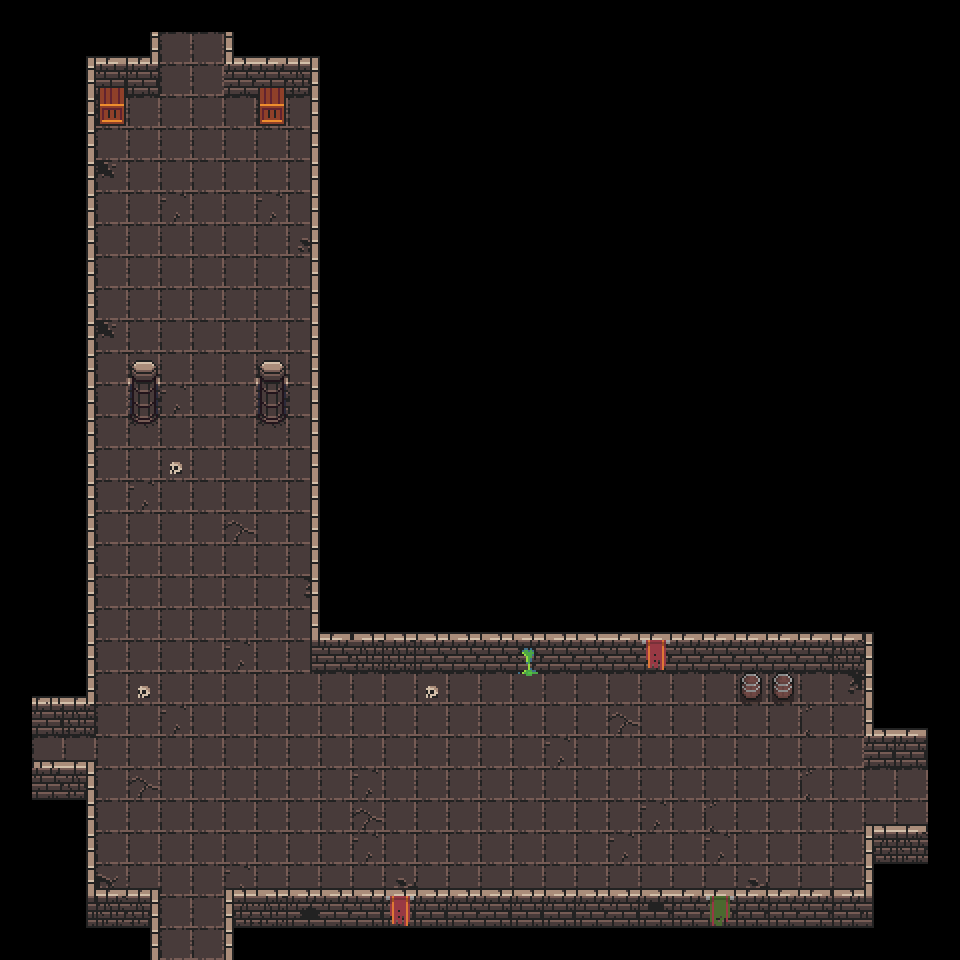

Tiled map render using the project's own tile images. Description and the map definition, with tile-layer contents summarised, below:
An orthogonal 30x30 tile map with 32x32 px tiles, 3 tile layers (Floor, Wall, environment), 2 tilesets and 34 objects (16x wall, 7x minion, 4x door, 4x point, 3x spike).

<map version="1.4" tiledversion="1.9.0" orientation="orthogonal" renderorder="right-down" width="30" height="30" tilewidth="32" tileheight="32" infinite="0" nextlayerid="6" nextobjectid="38">
 <tileset firstgid="1" name="0x72_DungeonTilesetII_32x32" tilewidth="32" tileheight="32" tilecount="1024" columns="32">
  <image source="0x72_DungeonTilesetII_32x32.png" width="1024" height="1024" />
 </tileset>
 <tileset firstgid="1025" name="Simple Dungeon Crawler 32x32 Pixel Art Asset Pack" tilewidth="32" tileheight="32" tilecount="72" columns="9">
  <image source="Simple Dungeon Crawler 32x32 Pixel Art Asset Pack.png" width="288" height="256" />
 </tileset>
 <layer id="1" name="Floor" width="30" height="30" locked="1">
  <data>[900 cells, 315 non-empty, 12 distinct tile ids]</data>
 </layer>
 <layer id="2" name="Wall" width="30" height="30" locked="1">
  <data>[900 cells, 151 non-empty, 23 distinct tile ids]</data>
 </layer>
 <layer id="3" name="environment" width="30" height="30" locked="1">
  <data>[900 cells, 22 non-empty, 11 distinct tile ids]</data>
 </layer>
 <objectgroup id="4" name="door&amp;spawn" locked="1">
  <object id="1" type="door" x="13.6125" y="717.217" width="49.0973" height="43.996">
   <properties>
    <property name="direction" value="west" />
   </properties>
  </object>
  <object id="2" type="door" x="157.955" y="15.6995" width="67.0485" height="43.996">
   <properties>
    <property name="direction" value="north" />
   </properties>
  </object>
  <object id="3" type="door" x="156.758" y="922.832" width="67.0485" height="35.0204">
   <properties>
    <property name="direction" value="south" />
   </properties>
  </object>
  <object id="5" type="door" x="891.56" y="750.8" width="35.9331" height="74.513">
   <properties>
    <property name="direction" value="east" />
   </properties>
  </object>
  <object id="6" name="Spawn" type="point" x="180.11" y="113.691">
   <properties>
    <property name="position" value="north" />
   </properties>
   <point />
  </object>
  <object id="7" name="Spawn" type="point" x="134.035" y="741.383">
   <properties>
    <property name="position" value="west" />
   </properties>
   <point />
  </object>
  <object id="8" name="Spawn" type="point" x="181.307" y="858.066">
   <properties>
    <property name="position" value="south" />
   </properties>
   <point />
  </object>
  <object id="9" name="Spawn" type="point" x="816.05" y="770.99">
   <properties>
    <property name="position" value="east" />
   </properties>
   <point />
  </object>
  <object id="10" name="Minion" type="minion" x="151.708" y="257.522">
   <point />
  </object>
  <object id="11" name="Minion" type="minion" x="218.001" y="396.481">
   <point />
  </object>
  <object id="12" name="Minion" type="minion" x="167.007" y="581.336">
   <point />
  </object>
  <object id="13" name="Minion" type="minion" x="331.464" y="720.296">
   <point />
  </object>
  <object id="14" name="Minion" type="minion" x="535.441" y="777.664">
   <point />
  </object>
  <object id="15" name="Minion" type="minion" x="423.253" y="841.407">
   <point />
  </object>
  <object id="16" name="Minion" type="minion" x="643.804" y="739.419">
   <point />
  </object>
  <object id="33" name="Spike" type="spike" x="158.34" y="190.625" width="32" height="32">
   <properties>
    <property name="name" value="HealthPotion" />
   </properties>
  </object>
  <object id="34" name="Spike" type="spike" x="221.834" y="287.481" width="32" height="32">
   <properties>
    <property name="name" value="HealthPotion" />
   </properties>
  </object>
  <object id="35" name="Spike" type="spike" x="160.492" y="607.104" width="32" height="32">
   <properties>
    <property name="name" value="HealthPotion" />
   </properties>
  </object>
 </objectgroup>
 <objectgroup id="5" name="walls" locked="1">
  <object id="17" type="wall" x="226.319" y="45.1367" width="92.8163" height="29.8792" />
  <object id="18" type="wall" x="311.507" y="75.3338" width="7.62876" height="563.891" />
  <object id="19" type="wall" x="314.05" y="630.006" width="558.169" height="23.5219" />
  <object id="20" type="wall" x="742.8" y="673.085" width="16.3244" height="24.9128" />
  <object id="22" type="wall" x="226.306" y="891.608" width="640.827" height="23.5219" />
  <object id="23" type="wall" x="867.451" y="827.718" width="57.8512" height="66.7518" />
  <object id="24" type="wall" x="32.8512" y="764.054" width="59.8739" height="125.576" />
  <object id="26" type="wall" x="82.9227" y="889.896" width="70.471" height="29.1422" />
  <object id="27" type="wall" x="32.5862" y="56.4299" width="59.8739" height="652.784" />
  <object id="28" type="wall" x="86.5861" y="44.4044" width="69.5026" height="29.8792" />
  <object id="29" type="wall" x="260.686" y="372.408" width="23.345" height="43.9108" />
  <object id="30" type="wall" x="132.844" y="373.242" width="23.345" height="43.9108" />
  <object id="31" type="wall" x="261.79" y="361.686" width="19.274" height="12.0211">
   <ellipse />
  </object>
  <object id="32" type="wall" x="134.099" y="362.354" width="19.274" height="12.0211">
   <ellipse />
  </object>
  <object id="36" type="wall" x="851.089" y="610.445" width="57.8512" height="110.617" />
  <object id="37" type="wall" x="774.662" y="673.619" width="16.3244" height="24.9128" />
 </objectgroup>
</map>
